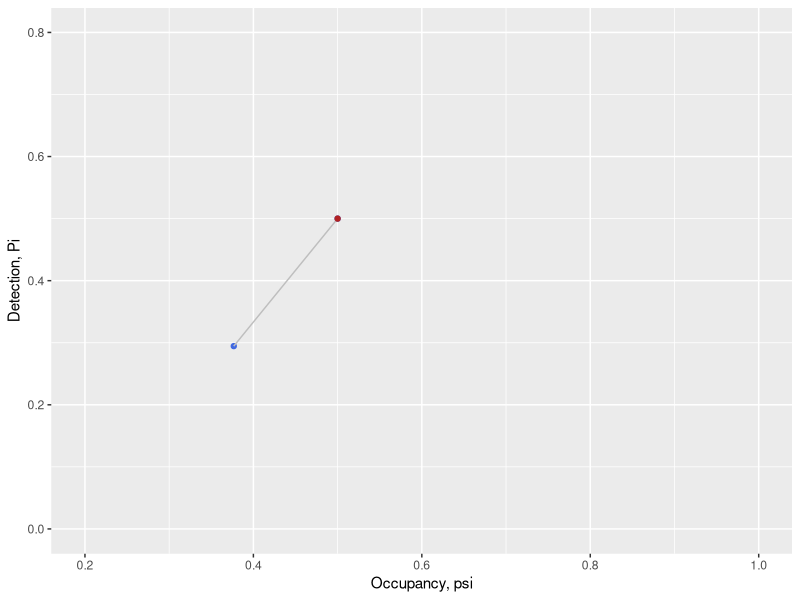
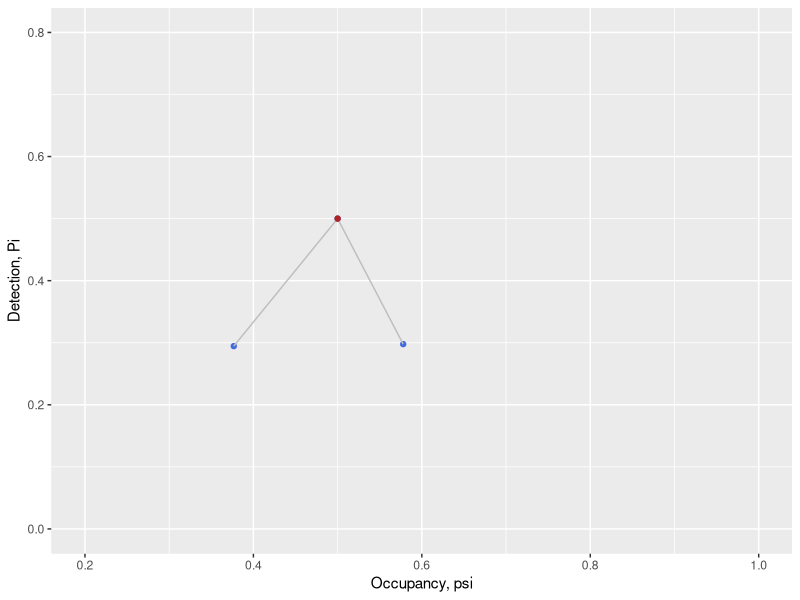
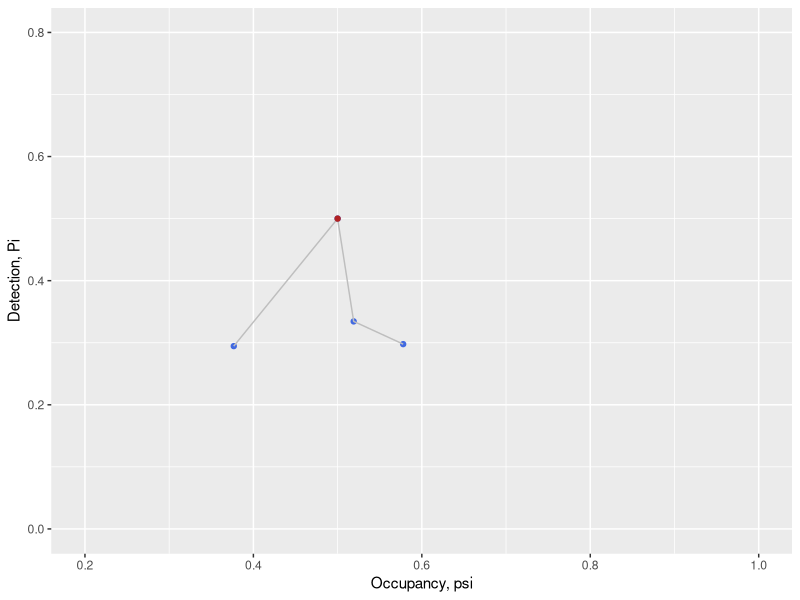
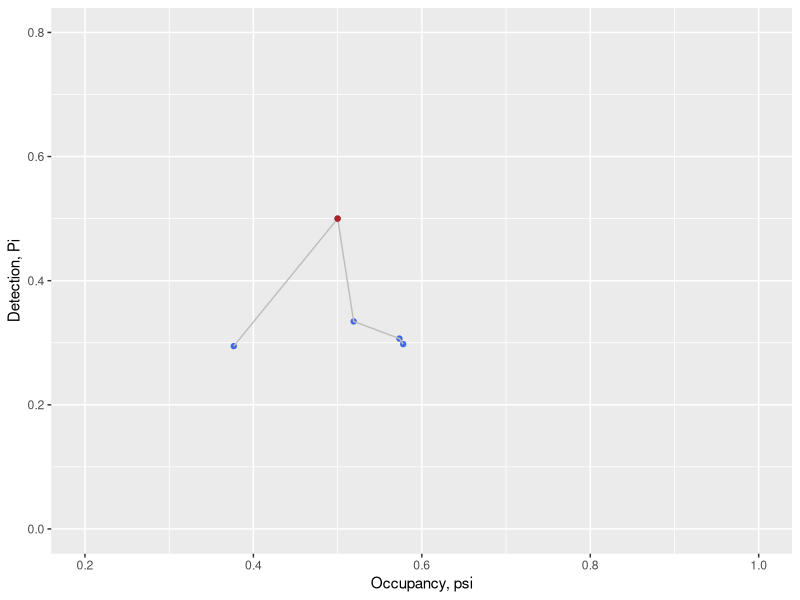
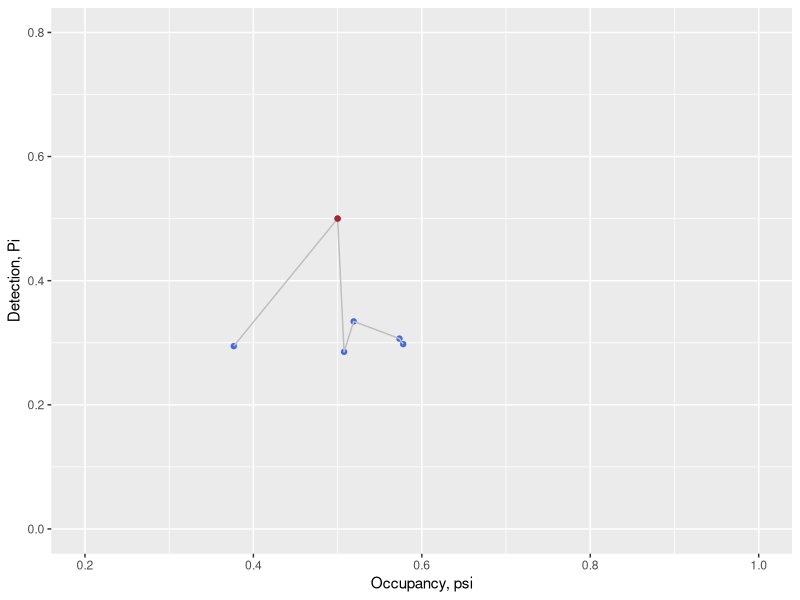
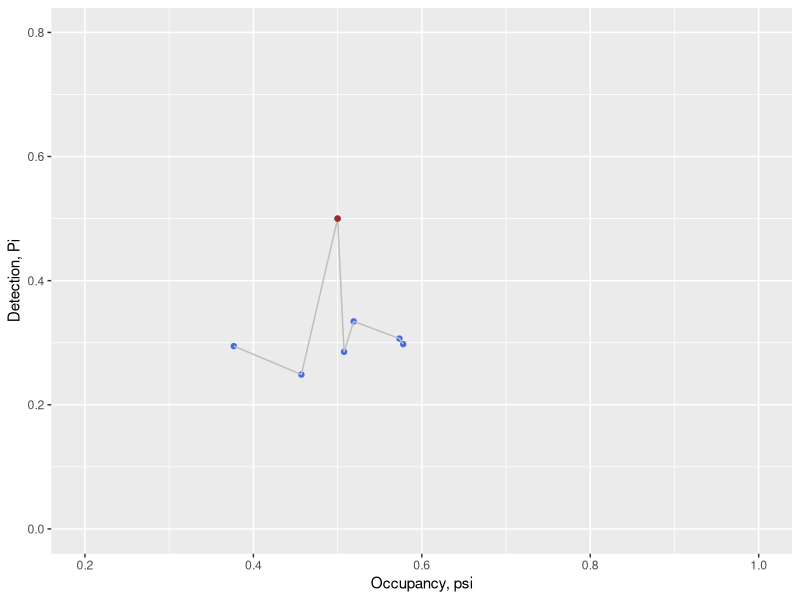
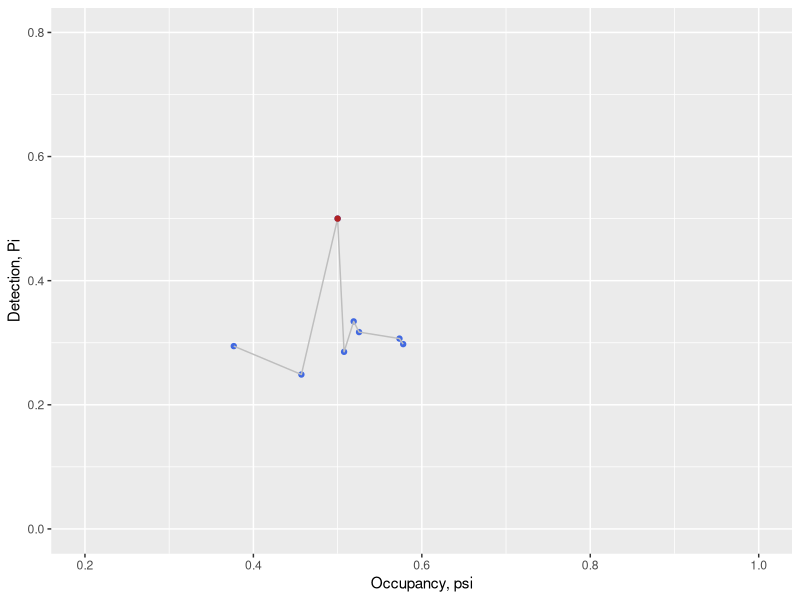
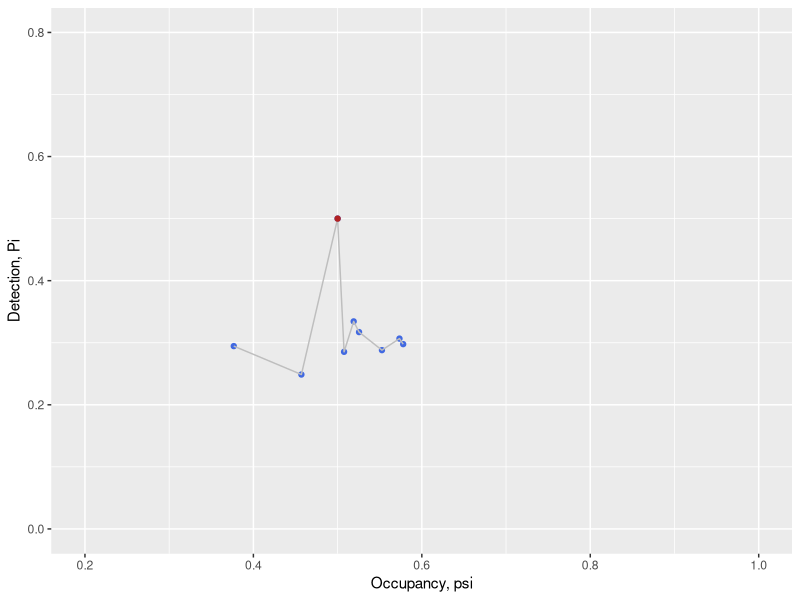

Write the R code that produced these figures, in order. (Note: a time limit stopped this script after it produced the figures.)
library(ggplot2)

# The data:
S <- 39    # Number of sites
K <- 5     # Number of visits to each site
xObs <- 18 # Number of sites where salamanders were detected
d <- 30    # Total number of detections

# Priors: independent beta(1, 1) priors
priPsi <- c(1, 1)
priPi <- c(1, 1)

nIter <- 1000               # Number of iterations
psi <- pi <- numeric(nIter) # Objects to hold results
psi[1] <-  pi[1] <- 0.5     # Starting values

for(i in 2:nIter) {
  # 1. Calculate prob(occupied | not detected):
  psi0 <- (psi[i-1] * (1 - pi[i-1])^K) / (psi[i-1] * (1 - pi[i-1])^K + (1 - psi[i-1]))
  # ...and draw number of additional sites occupied
  xAdd <- rbinom(1, S - xObs, psi0)
  x <- xObs + xAdd
  # 2a. Draw new psi from beta(occupied+prior, unoccupied+prior)
  psi[i] <- rbeta(1, x + priPsi[1], S - x + priPsi[2])
  # 2b. Draw new pi from beta(detected+prior, undetected+prior).
  pi[i] <- rbeta(1, d + priPi[1], x * K - d + priPi[2])
}

df <- data.frame(psi = psi, pi = pi)
pdf(file = "Gibbs.pdf")
for (i in 2:nrow(df)) {
	df_ <- df[1:i, ]
	plt <- ggplot(df_, aes(psi, pi)) +
		geom_point(col = "royalblue") +
		geom_line(group = 1, col = "grey") +
		coord_cartesian(xlim = c(0.2, 1), ylim = c(0, 0.8)) +
		labs(x = "Occupancy, psi", y = "Detection, Pi") +
		geom_point(col = "firebrick", data = df_[1,])
	plot(plt)
}
dev.off()
